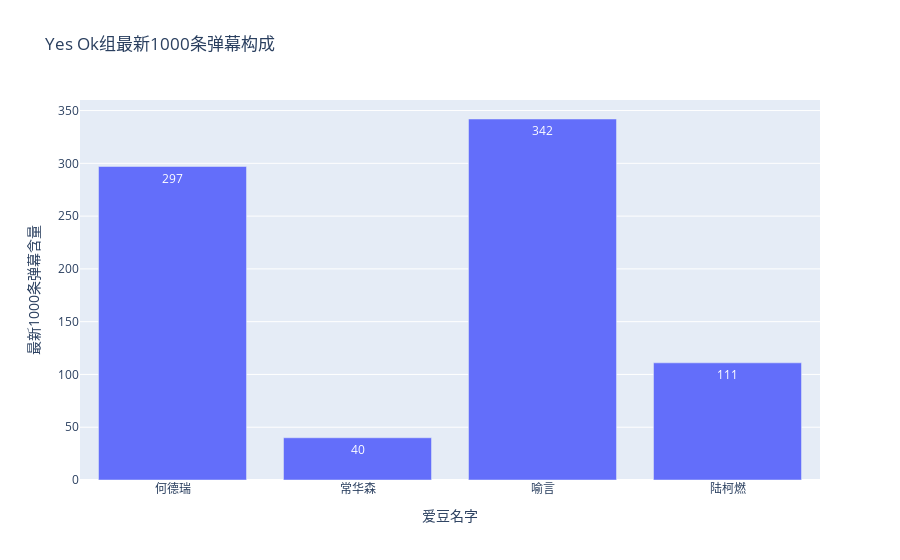

Notebook source saved alongside this figure:
### Code cell
import requests
import lxml
from bs4 import BeautifulSoup
import pandas as pd
import plotly.express as px
overall_data = {
    "心引力":{"cid":"305609583","people":{"1":"何德瑞","2":["唐九洲","jojo"],"3":"王梓澳","4":"李添翼","5":"邱丹枫","6":"周峻宇"}},
}

people_dict = {"1":"何德瑞","2":["余景天","tony"],"3":"孙滢皓","4":"十七","5":"亿轩"}
def get_graph(people_dict,cid,group_name):
    url = "http://comment.bilibili.com/cid.xml".replace("cid",str(cid))
    html = requests.get(url).content
    html_data = str(html,"utf-8")
    soup = BeautifulSoup(html_data,"lxml")
    results = soup.find_all("d")
    comments = [comment.text for comment in results]
    danmu_df = pd.DataFrame(comments)
    danmu_df.columns=["comment"]
    danmu_dict = {}
    for key in people_dict.keys():
        name = people_dict[key]
        if isinstance(name,str):
            danmu_dict[name] = danmu_df.comment.str.contains(name).sum()
        if isinstance(name,list):
            count = 0
            for alt_name in name:
                count += danmu_df.comment.str.contains(alt_name).sum()
            danmu_dict["-".join(name)] = count
    df = pd.DataFrame.from_dict(danmu_dict,orient="index",columns = ["最新1000条弹幕含量"]).reset_index().rename({"index":"爱豆名字"},axis=1)
    fig = px.bar(df, x='爱豆名字', y='最新1000条弹幕含量', text='最新1000条弹幕含量',title=group_name+"组最新1000条弹幕构成")
    fig.show()
    return danmu_df
    
people_dict =  {"1":"何德瑞","2":"常华森","3":"喻言","4":"陆柯燃"}
danmu_df = get_graph(people_dict,"331065947","Yes Ok")

### Figure 1 — Plotly figure (JSON) as saved in the notebook; plotly's stock layout.template omitted (floating-point values rounded to 4 significant figures)
{"data": [{"alignmentgroup": "True", "hovertemplate": "爱豆名字=%{x}<br>最新1000条弹幕含量=%{text}<extra></extra>", "legendgroup": "", "marker": {"color": "#636efa"}, "name": "", "offsetgroup": "", "orientation": "v", "showlegend": false, "text": [297, 40, 342, 111], "textposition": "auto", "type": "bar", "x": ["何德瑞", "常华森", "喻言", "陆柯燃"], "xaxis": "x", "y": [297, 40, 342, 111], "yaxis": "y"}], "layout": {"barmode": "relative", "legend": {"tracegroupgap": 0}, "title": {"text": "Yes Ok组最新1000条弹幕构成"}, "xaxis": {"anchor": "y", "domain": [0, 1], "title": {"text": "爱豆名字"}}, "yaxis": {"anchor": "x", "domain": [0, 1], "title": {"text": "最新1000条弹幕含量"}}}}
